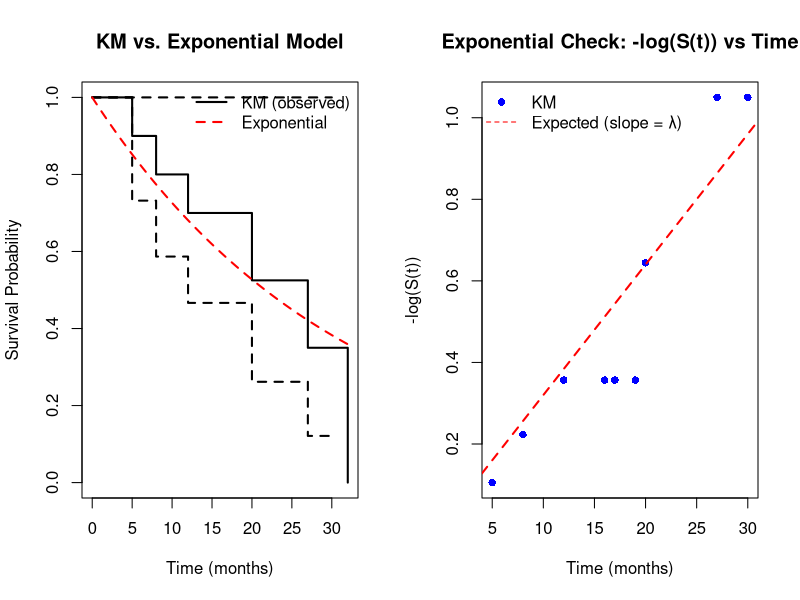
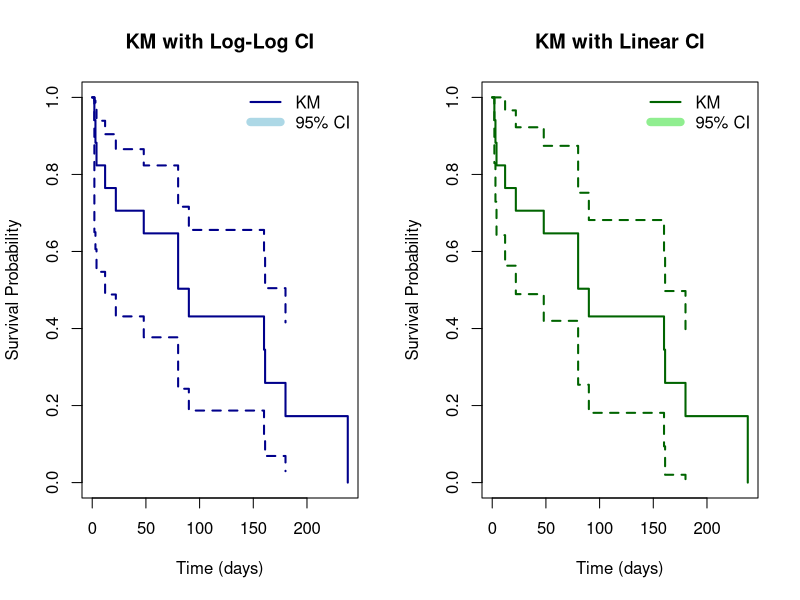
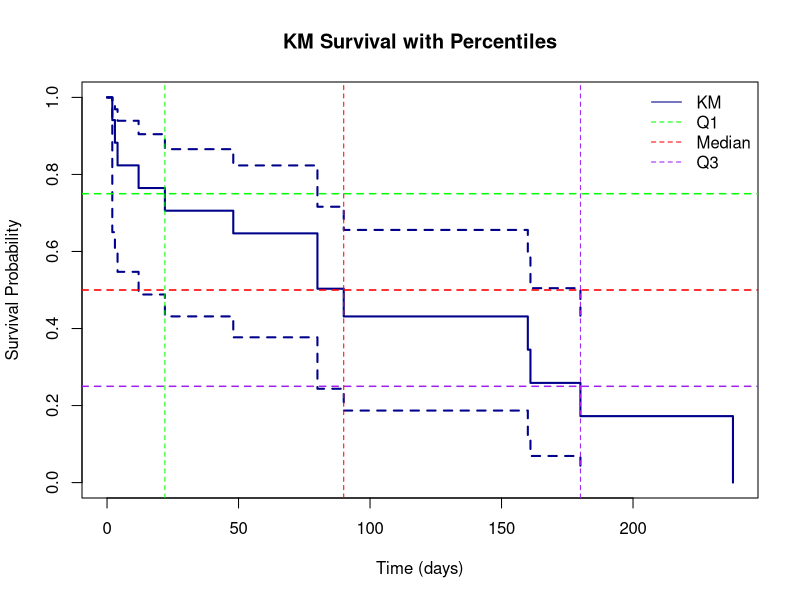
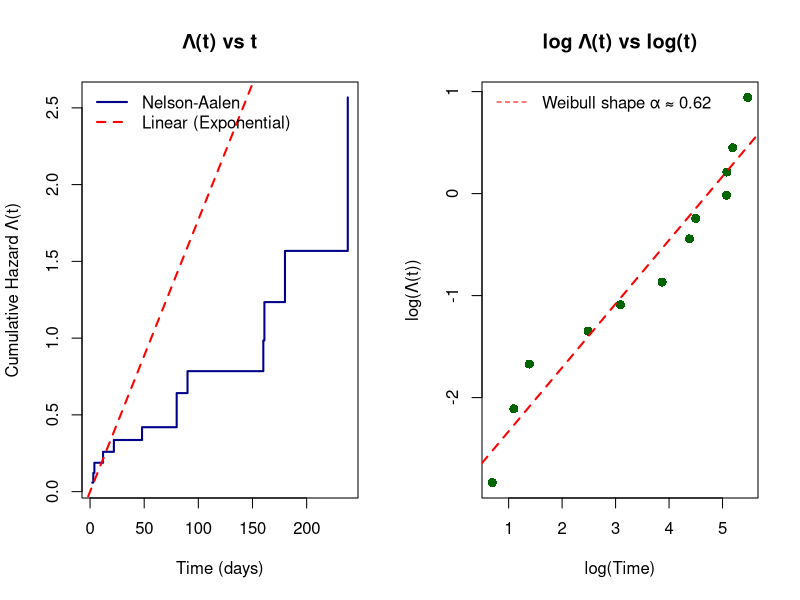
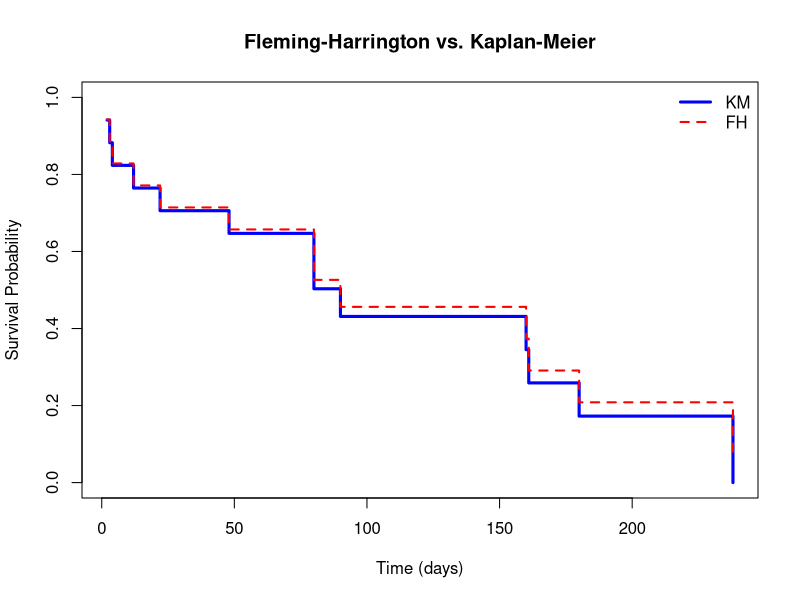
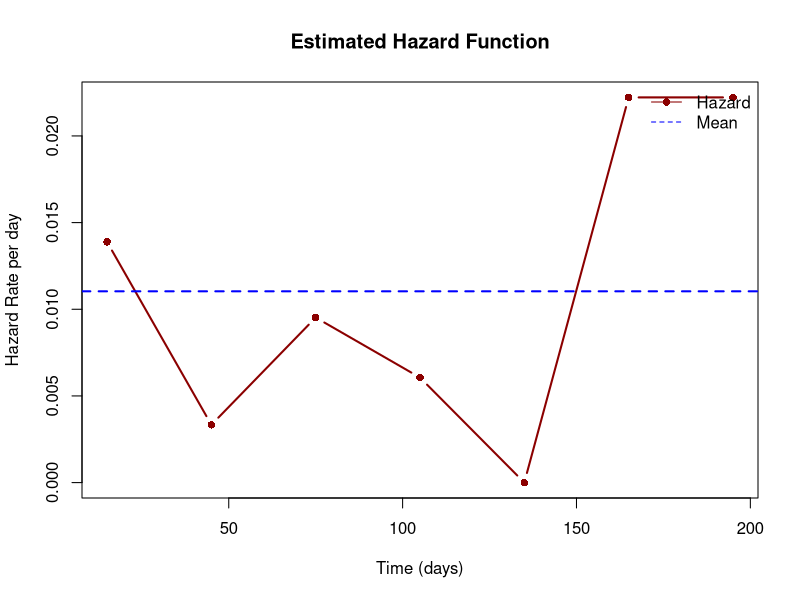

Reproduce these figures in R, in order.
## ---- chunk 1
knitr::opts_chunk$set(echo = TRUE, warning = FALSE, message = FALSE, 
                      fig.width = 10, fig.height = 6, fig.align = "center")
## ---- chunk 2
# Install packages if needed
# install.packages("survival")

# Load packages
library(survival)
library(knitr)
## ---- chunk 3
# Read data
q1_data <- read.csv("Q1data_extracted.csv")
kable(q1_data, caption = "Table 1: Bone Marrow Transplant Patient Data", align = "c")
## ---- chunk 4
lambda_R <- 0.032  # per month (relapse)
lambda_D <- 0.013  # per month (death)

# Calculate all quantities
mean_relapse <- 1 / lambda_R
mean_death <- 1 / lambda_D
median_relapse <- log(2) / lambda_R
median_death <- log(2) / lambda_D
SR_12 <- exp(-lambda_R * 12)
SR_24 <- exp(-lambda_R * 24)
SD_12 <- exp(-lambda_D * 12)
SD_24 <- exp(-lambda_D * 24)
FR_12 <- 1 - SR_12
FR_24 <- 1 - SR_24
FD_12 <- 1 - SD_12
FD_24 <- 1 - SD_24
conditional_prob <- SR_24 / SR_12
## ---- chunk 5
kable(data.frame(
  Quantity = c("(i) Mean", "(ii) Median", "(iii) S(12 mo)", "(iii) S(24 mo)", 
               "(iv) F(12 mo)", "(iv) F(24 mo)", "(v) P(T>24|T>12)"),
  Relapse = c(
    paste(round(mean_relapse, 2), "mo"),
    paste(round(median_relapse, 2), "mo"),
    round(SR_12, 4), round(SR_24, 4), round(FR_12, 4), round(FR_24, 4),
    round(conditional_prob, 4)),
  Death = c(
    paste(round(mean_death, 2), "mo"),
    paste(round(median_death, 2), "mo"),
    round(SD_12, 4), round(SD_24, 4), round(FD_12, 4), round(FD_24, 4), "—")
), caption = "Table 2: Exponential Distribution Estimates", align = "lcc",
col.names = c("Quantity", "Time to Relapse", "Time to Death"))
## ---- chunk 6
library(survival)

# Relapse and Death KM estimates
surv_obj_relapse <- Surv(time = q1_data$Relapse_Time, event = q1_data$Relapse)
km_relapse <- survfit(surv_obj_relapse ~ 1)
median_relapse_km <- quantile(km_relapse, probs = 0.5)$quantile

surv_obj_death <- Surv(time = q1_data$Death_Time, event = q1_data$Death)
km_death <- survfit(surv_obj_death ~ 1)
median_death_km <- quantile(km_death, probs = 0.5)$quantile

# Summary table
kable(data.frame(
  Event = c("Relapse", "Death"),
  KM_Median = c(
    ifelse(is.na(median_relapse_km), "Not estimable", round(median_relapse_km, 2)),
    ifelse(is.na(median_death_km), "Not estimable", round(median_death_km, 2))
  ),
  Exponential_Median = c(round(median_relapse, 2), round(median_death, 2))
), caption = "Table 3: Non-parametric (KM) vs Parametric (Exponential) Median Estimates", align = "lcc")
## ---- chunk 7
lambda_R <- 0.032  # from 1(a)
surv_obj_relapse <- Surv(time = q1_data$Relapse_Time, event = q1_data$Relapse)
km_fit_relapse <- survfit(surv_obj_relapse ~ 1)

par(mfrow = c(1, 2))

# Plot 1: KM vs Exponential
plot(km_fit_relapse, conf.int = TRUE,
     xlab = "Time (months)", ylab = "Survival Probability",
     main = "KM vs. Exponential Model", col = "black", lwd = 2)
time_grid <- seq(0, max(q1_data$Relapse_Time), length.out = 200)
lines(time_grid, exp(-lambda_R * time_grid), col = "red", lwd = 2, lty = 2)
legend("topright", legend = c("KM (observed)", "Exponential"),
       col = c("black", "red"), lty = c(1, 2), lwd = 2, bty = "n")

# Plot 2: Linearity check
km_times <- km_fit_relapse$time
km_surv <- km_fit_relapse$surv
valid_idx <- km_surv > 0 & km_surv < 1
plot(km_times[valid_idx], -log(km_surv[valid_idx]),
     pch = 16, col = "blue", xlab = "Time (months)", ylab = "-log(S(t))",
     main = "Exponential Check: -log(S(t)) vs Time")
abline(a = 0, b = lambda_R, col = "red", lwd = 2, lty = 2)
legend("topleft", legend = c("KM", "Expected (slope = λ)"),
       col = c("blue", "red"), pch = c(16, NA), lty = c(NA, 2), bty = "n")

par(mfrow = c(1, 1))
## ---- chunk 8
# Read data
q2_data <- read.csv("Q2data_extracted.csv")
kable(q2_data, caption = "Table 3: Question 2 Data", align = "c")
## ---- chunk 9
cat("Total sample size:", nrow(q2_data), 
    "| Events:", sum(q2_data$Binary), 
    "| Censored:", sum(1 - q2_data$Binary), 
    "| Event rate:", sprintf("%.1f%%", 100 * sum(q2_data$Binary) / nrow(q2_data)), "\n")
## ---- chunk 10
# Create survival object
surv_q2 <- Surv(time = q2_data$Value, event = q2_data$Binary)

# Fit Kaplan-Meier with different CI types
km_q2_loglog <- survfit(surv_q2 ~ 1, conf.type = "log-log")
km_q2_plain <- survfit(surv_q2 ~ 1, conf.type = "plain")

# Summary and comparison
km_summary_loglog <- summary(km_q2_loglog)
km_summary_plain <- summary(km_q2_plain)

ci_comparison <- data.frame(
  Time = km_summary_loglog$time,
  `At Risk` = km_summary_loglog$n.risk,
  Events = km_summary_loglog$n.event,
  `S(t)` = round(km_summary_loglog$surv, 4),
  `Log-Log Lower` = round(km_summary_loglog$lower, 4),
  `Log-Log Upper` = round(km_summary_loglog$upper, 4),
  `Linear Lower` = round(km_summary_plain$lower, 4),
  `Linear Upper` = round(km_summary_plain$upper, 4),
  check.names = FALSE
)

kable(ci_comparison, 
      caption = "Table 4: KM Estimates with Log-Log and Linear 95% CI",
      align = "c")

# Check bounds
plain_outof_bounds <- any(km_summary_plain$lower < 0 | km_summary_plain$upper > 1, na.rm = TRUE)

cat("\nCI Bounds Check:\n")
cat("  Log-Log CI: All within [0,1] ✓\n")
if (plain_outof_bounds) {
  cat("  Linear CI: Has bounds outside [0,1] ⚠\n")
} else {
  cat("  Linear CI: All within [0,1] ✓\n")
}
## ---- chunk 11
par(mfrow = c(1, 2))
plot(km_q2_loglog, xlab = "Time (days)", ylab = "Survival Probability",
     main = "KM with Log-Log CI", conf.int = TRUE, lwd = 2, col = "darkblue")
legend("topright", legend = c("KM", "95% CI"), col = c("darkblue", "lightblue"), 
       lty = 1, lwd = c(2, 8), bty = "n")

plot(km_q2_plain, xlab = "Time (days)", ylab = "Survival Probability",
     main = "KM with Linear CI", conf.int = TRUE, lwd = 2, col = "darkgreen")
legend("topright", legend = c("KM", "95% CI"), col = c("darkgreen", "lightgreen"), 
       lty = 1, lwd = c(2, 8), bty = "n")
par(mfrow = c(1, 1))
## ---- chunk 12
quantiles_km <- quantile(km_q2_loglog, probs = c(0.25, 0.5, 0.75))
q25 <- quantiles_km$quantile[1]
median_km <- quantiles_km$quantile[2]
q75 <- quantiles_km$quantile[3]

kable(data.frame(
  Percentile = c("25th (Q1)", "50th (Median)", "75th (Q3)"),
  Time_days = c(q25, median_km, q75),
  Survival_Prob = c(0.75, 0.50, 0.25)
), caption = "Table 4: Survival Time Percentiles from KM Estimate", align = "lcc")
## ---- chunk 13
plot(km_q2_loglog, xlab = "Time (days)", ylab = "Survival Probability",
     main = "KM Survival with Percentiles", conf.int = TRUE, lwd = 2, col = "darkblue")
abline(h = c(0.75, 0.5, 0.25), col = c("green", "red", "purple"), lty = 2, lwd = 1.5)
if (!is.na(q75)) abline(v = q75, col = "purple", lty = 2)
if (!is.na(median_km)) abline(v = median_km, col = "red", lty = 2)
if (!is.na(q25)) abline(v = q25, col = "green", lty = 2)
legend("topright", legend = c("KM", "Q1", "Median", "Q3"),
       col = c("darkblue", "green", "red", "purple"), lty = c(1, 2, 2, 2), bty = "n")
## ---- chunk 14
km_sum <- summary(km_q2_loglog)
cumulative_hazard_km <- -log(km_sum$surv)

kable(data.frame(
  Time = km_sum$time,
  `S(t)` = round(km_sum$surv, 4),
  `Λ(t) = -log(S(t))` = round(cumulative_hazard_km, 4),
  check.names = FALSE
), caption = "Table 5: Cumulative Hazard from KM", align = "c")
## ---- chunk 15
surv_q2 <- Surv(time = q2_data$Value, event = q2_data$Binary)
km_sum <- summary(survfit(surv_q2 ~ 1))
nelson_aalen <- cumsum(km_sum$n.event / km_sum$n.risk)

kable(data.frame(
  Time = km_sum$time,
  `n_risk` = km_sum$n.risk,
  `events` = km_sum$n.event,
  `Λ_NA(t)` = round(nelson_aalen, 4),
  `Λ_KM(t)` = round(-log(km_sum$surv), 4),
  check.names = FALSE
), caption = "Table 6: Nelson-Aalen vs. KM-based Cumulative Hazard", align = "c")
## ---- chunk 16
par(mfrow = c(1, 2))

# Plot 1: Λ(t) vs t (Exponential check)
plot(km_sum$time, nelson_aalen, type = "s", lwd = 2, col = "darkblue",
     xlab = "Time (days)", ylab = "Cumulative Hazard Λ(t)", main = "Λ(t) vs t")
abline(a = 0, b = mean(nelson_aalen / km_sum$time, na.rm = TRUE), col = "red", lty = 2, lwd = 2)
legend("topleft", legend = c("Nelson-Aalen", "Linear (Exponential)"),
       col = c("darkblue", "red"), lty = c(1, 2), lwd = 2, bty = "n")

# Plot 2: log Λ(t) vs log(t) (Weibull check)
valid_idx <- nelson_aalen > 0 & km_sum$time > 0
plot(log(km_sum$time[valid_idx]), log(nelson_aalen[valid_idx]),
     pch = 16, col = "darkgreen", cex = 1.2,
     xlab = "log(Time)", ylab = "log(Λ(t))", main = "log Λ(t) vs log(t)")
lm_fit <- lm(log(nelson_aalen[valid_idx]) ~ log(km_sum$time[valid_idx]))
abline(lm_fit, col = "red", lwd = 2, lty = 2)
slope <- round(coef(lm_fit)[2], 2)
legend("topleft", legend = c(paste("Weibull shape α ≈", slope)), col = "red", lty = 2, bty = "n")

par(mfrow = c(1, 1))
## ---- chunk 17
S_FH <- exp(-nelson_aalen)
S_KM <- km_sum$surv

kable(data.frame(
  Time = km_sum$time,
  `Ŝ_FH(t)` = round(S_FH, 4),
  `Ŝ_KM(t)` = round(S_KM, 4),
  `Diff` = round(S_FH - S_KM, 4),
  check.names = FALSE
), caption = "Table 7: Fleming-Harrington vs. KM Estimates", align = "c")

plot(km_sum$time, S_KM, type = "s", lwd = 3, col = "blue",
     xlab = "Time (days)", ylab = "Survival Probability",
     main = "Fleming-Harrington vs. Kaplan-Meier", ylim = c(0, 1))
lines(km_sum$time, S_FH, type = "s", lwd = 2, col = "red", lty = 2)
legend("topright", legend = c("KM", "FH"), col = c("blue", "red"), 
       lty = c(1, 2), lwd = c(3, 2), bty = "n")
## ---- chunk 18
# Create intervals
q2_data$interval <- cut(q2_data$Value, 
                         breaks = seq(0, 270, by = 30),
                         right = FALSE,
                         labels = paste0(seq(0, 240, by = 30), "-", seq(30, 270, by = 30)))

# Calculate life table manually
intervals <- seq(0, 240, by = 30)
n_intervals <- length(intervals)

lifetable <- data.frame(
  Interval = character(),
  n_start = numeric(),
  Events = numeric(),
  Censored = numeric(),
  n_effective = numeric(),
  q_j = numeric(),
  p_j = numeric(),
  S_j = numeric()
)

n_at_start <- nrow(q2_data)
S_prev <- 1.0

for (i in 1:n_intervals) {
  interval_start <- intervals[i]
  interval_end <- intervals[i] + 30
  
  # Data in this interval
  in_interval <- q2_data$Value >= interval_start & q2_data$Value < interval_end
  d_j <- sum(q2_data$Binary[in_interval] == 1, na.rm = TRUE)  # Events
  c_j <- sum(q2_data$Binary[in_interval] == 0, na.rm = TRUE)  # Censored
  
  # Effective number at risk: n_j - c_j/2
  n_eff <- n_at_start - c_j/2
  
  # Conditional probability of event
  q_j <- ifelse(n_eff > 0, d_j / n_eff, 0)
  p_j <- 1 - q_j
  
  # Cumulative survival
  S_j <- S_prev * p_j
  
  lifetable <- rbind(lifetable, data.frame(
    Interval = paste0(interval_start, "-", interval_end),
    n_start = n_at_start,
    Events = d_j,
    Censored = c_j,
    n_effective = round(n_eff, 1),
    q_j = round(q_j, 4),
    p_j = round(p_j, 4),
    S_j = round(S_j, 4)
  ))
  
  # Update for next interval
  n_at_start <- n_at_start - d_j - c_j
  S_prev <- S_j
  
  if (n_at_start <= 0) break
}

kable(lifetable, 
      caption = "Table 8: Life Table for CD4 Response Data (30-day intervals)",
      align = "c",
      col.names = c("Interval", "n at start", "Events (d)", "Censored (c)", 
                    "n' = n - c/2", "q_j", "p_j = 1-q_j", "S(t)"))
## ---- chunk 19
delta_t <- 30
lifetable$h_j <- lifetable$q_j / (delta_t * lifetable$p_j)
lifetable$midpoint <- intervals[1:nrow(lifetable)] + 15

# Filter out Inf/NaN values for display
valid_rows <- !is.infinite(lifetable$h_j) & !is.na(lifetable$h_j)

kable(lifetable[valid_rows, c("Interval", "midpoint", "h_j")], 
      caption = "Table 9: Estimated Hazard Rates", align = "c",
      col.names = c("Interval", "Midpoint (days)", "h(t) per day"), digits = 6)

plot(lifetable$midpoint[valid_rows], lifetable$h_j[valid_rows], 
     type = "b", pch = 16, col = "darkred", lwd = 2,
     xlab = "Time (days)", ylab = "Hazard Rate per day", main = "Estimated Hazard Function")
abline(h = mean(lifetable$h_j[valid_rows], na.rm = TRUE), col = "blue", lty = 2, lwd = 2)
legend("topright", legend = c("Hazard", "Mean"), col = c("darkred", "blue"), 
       lty = c(1, 2), pch = c(16, NA), bty = "n")
## ---- chunk 20
# Filter out Inf/NaN values
valid_hazards <- lifetable$h_j[!is.infinite(lifetable$h_j) & !is.na(lifetable$h_j)]

if (length(valid_hazards) > 0) {
  hazard_mean <- mean(valid_hazards)
  hazard_sd <- sd(valid_hazards)
  cv <- hazard_sd / hazard_mean
  
  cat("Hazard Statistics (valid intervals only):\n")
  cat("  Mean:", round(hazard_mean, 6), "per day\n")
  cat("  Std Dev:", round(hazard_sd, 6), "\n")
  cat("  Coefficient of Variation:", round(cv, 2), "\n")
  cat("  Valid intervals:", length(valid_hazards), "out of", nrow(lifetable), "\n\n")
  
  cat("Exponential Model Assessment:\n")
  if (cv < 0.5) {
    cat("  Hazard is relatively constant → Exponential model MAY be appropriate\n")
  } else {
    cat("  Hazard varies substantially (CV =", round(cv, 2), ") → Exponential model may NOT be appropriate\n")
  }
} else {
  cat("Unable to assess: No valid hazard values (all are Inf or NaN)\n")
  cat("This suggests very small sample sizes in later intervals.\n")
}
## ---- chunk 21
sessionInfo()
